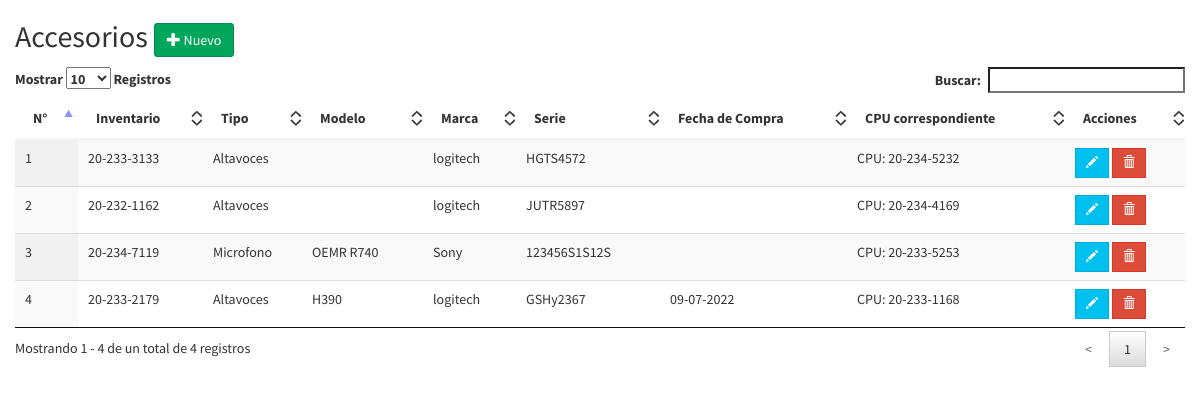
The app's page /accesorios/ver_accesorios.php with its own data.
### tables this page shows
CREATE TABLE `accesorio` (
  `id_accesorio` int(11) NOT NULL,
  `num_inv_acc` varchar(11) NOT NULL,
  `modelo` varchar(45) DEFAULT NULL,
  `descri` varchar(2000) DEFAULT NULL,
  `serie` varchar(45) DEFAULT NULL,
  `id_taccesorio` int(11) DEFAULT NULL,
  `id_marca` int(11) DEFAULT NULL,
  `fecha_compra` varchar(30) NOT NULL
);

CREATE TABLE `tipo_accesorio` (
  `id_taccesorio` int(11) NOT NULL,
  `tipo_accesorio` varchar(45) NOT NULL COMMENT 'nombre del accesorio del cpu o de cualquier otro equipo.'
);

CREATE TABLE `marca` (
  `id_marca` int(11) NOT NULL,
  `nombre_marca` varchar(25) NOT NULL COMMENT 'Todas las marcas disponibles para todos los equipos.'
);

CREATE TABLE `detalle_cpu_accesorio` (
  `id_detalle` int(11) NOT NULL,
  `num_inv_cpu` varchar(11) NOT NULL,
  `num_inv_accesorio` varchar(11) NOT NULL
);

### accesorios/ver_accesorios.php (the view, shortened to what this page needs)
<!doctype html>
<html lang="en">
<head>
    <link rel="stylesheet" href="../assets/css/bootstrap.min.css" >
     <link rel="stylesheet" href="../assets/plugins/datatables/jquery.dataTables.min.css" >
    <link rel="stylesheet" href="../assets/dist/css/AdminLTE.min.css">
     <link rel="stylesheet" href="../assets/css/toastr.css" >
</head>
<body>
<div class="container-fluid">
   <h2>Accesorios
                        <a href="accesorios.php" class="btn btn-success btn-md">
                            <span class="glyphicon glyphicon-plus"></span> Nuevo
                        </a>
                    </h2>
    <div class="row">
        <div class="col-xs-12 col-md-12 col-lg-12 table-responsive">
            <table id="ver" class="display table " cellspacing="0" >
                <thead>
                    <tr>
                        <th data-field="numero">N°</th>
                        <th data-field="inventario">Inventario</th>
                        <th data-field="tipo">Tipo</th>
                        <th data-field="modelo">Modelo</th>
                        <th data-field="marca">Marca</th>
                        <th data-field="serie">Serie</th>
                        <th data-field="fechacompra">Fecha de Compra</th>
                        <th data-field="cpucorrespo">CPU correspondiente</th>
                        <th data-field="acciones">Acciones</th>
                    </tr>
                </thead>
                <tbody>
                <?php
              $mbd=DB::connect();DB::disconnect();
             $proof=$mbd->query("SELECT accesorio.id_accesorio,accesorio.num_inv_acc,accesorio.modelo,accesorio.serie,accesorio.id_taccesorio,accesorio.id_marca,accesorio.fecha_compra,marca.nombre_marca,tipo_accesorio.tipo_accesorio,detalle_cpu_accesorio.num_inv_cpu
             FROM accesorio
             LEFT JOIN marca ON marca.id_marca=accesorio.id_marca
             LEFT join detalle_cpu_accesorio ON detalle_cpu_accesorio.num_inv_accesorio=accesorio.num_inv_acc
             INNER JOIN tipo_accesorio ON tipo_accesorio.id_taccesorio=accesorio.id_taccesorio ORDER BY accesorio.id_accesorio DESC;");
             $contador=0;
                while($row = $row = $proof->fetch(PDO::FETCH_ASSOC)){
                    $contador=$contador+1;
                    $cpu=$row["num_inv_cpu"];
                    if ($cpu==""){
                        $mensaje="Accesorio no asignado";
                    }
                    else
                    {
                        $mensaje="CPU: ".$cpu;
                    }
                    echo "
                    <tr>
                        <td>".$contador."</td>
                        <td>".$row["num_inv_acc"]."</td>
                        <td>".$row["tipo_accesorio"]."</td>
                        <td>".$row["modelo"]."</td>
                        <td>".$row["nombre_marca"]."</td>
                        <td>".$row["serie"]."</td>
                        <td>".$row["fecha_compra"]."</td>
                        <td>".$mensaje."</td>
                        <td><a href=\"editar.php?id=".$row["id_accesorio"]."\" class=\"btn btn-flat btn-info btn-sm\">
                                    <span class=\"glyphicon glyphicon-pencil\"></span></a>
                        <a id=\"eliminar\" name=\"eliminar\" value=\"".$row["id_accesorio"]."\" class=\"btn btn-flat btn_5 btn-sm btn-danger\">
                                    <span class=\"glyphicon glyphicon-trash\"></span></a></td>
                    </tr>";
                }
                ?>
                </tbody>
            </table>
        </div>
    </div>
    </div>
</body>
</html>

### records on screen
accesorio: num_inv_acc "20-233-3133", id_taccesorio.tipo_accesorio "Altavoces", id_marca.nombre_marca "logitech", serie "HGTS4572", detalle_cpu_accesorio.num_inv_cpu "CPU: 20-234-5232", $row["id_accesorio"] 43 (drawn)
accesorio: num_inv_acc "20-232-1162", id_taccesorio.tipo_accesorio "Altavoces", id_marca.nombre_marca "logitech", serie "JUTR5897", detalle_cpu_accesorio.num_inv_cpu "CPU: 20-234-4169", $row["id_accesorio"] 42 (drawn)
accesorio: num_inv_acc "20-234-7119", id_taccesorio.tipo_accesorio "Microfono", modelo "OEMR R740", id_marca.nombre_marca "Sony", serie "123456S1S12S", detalle_cpu_accesorio.num_inv_cpu "CPU: 20-233-5253", $row["id_accesorio"] 39 (drawn)
accesorio: num_inv_acc "20-233-2179", id_taccesorio.tipo_accesorio "Altavoces", modelo "H390", id_marca.nombre_marca "logitech", serie "GSHy2367", fecha_compra "09-07-2022", detalle_cpu_accesorio.num_inv_cpu "CPU: 20-233-1168", $row["id_accesorio"] 37 (drawn)
